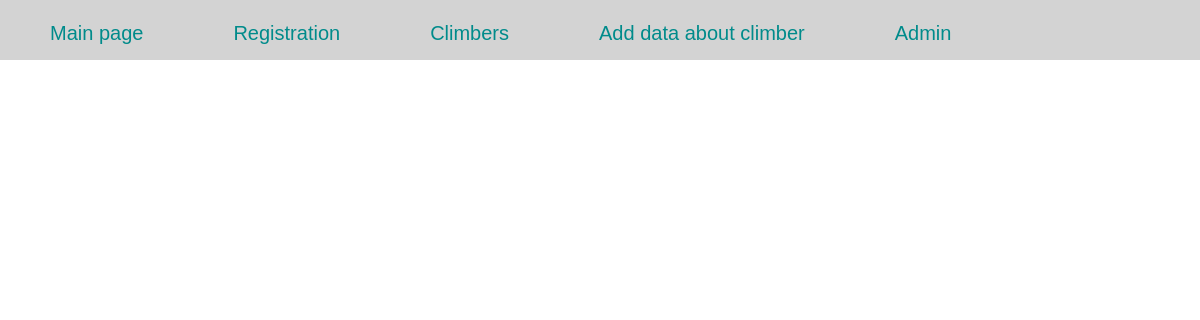
/Attar, run on an earlier commit of the app's database.
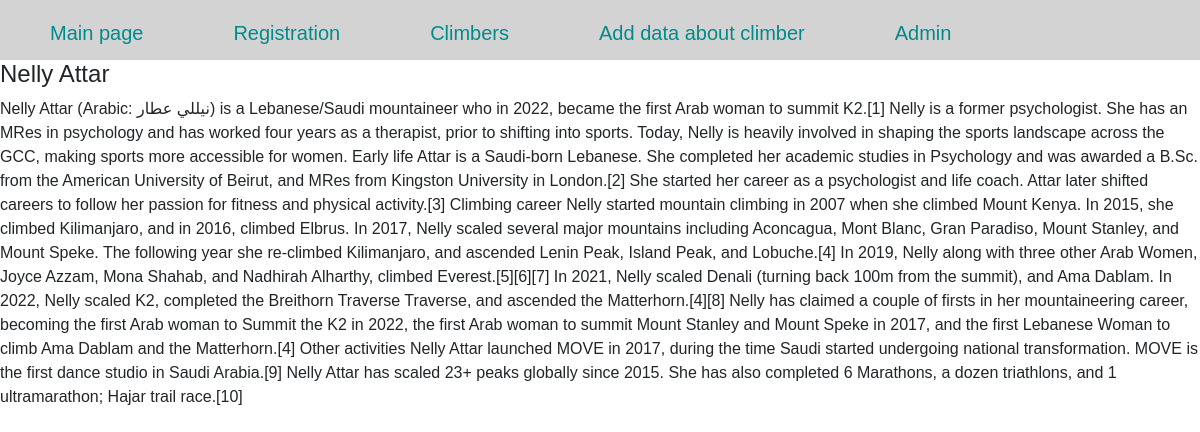
And on a later commit of the database.
### models.py (models this page shows, shortened)
class Mountaineers(db.Model):
    __tablename__ = 'Mountaineers'
    id = db.Column(db.Integer, primary_key=True)
    fname = db.Column(db.String(80), nullable=False)
    lname = db.Column(db.String(80), nullable=False)
    fotoUrl = db.Column(db.Text, nullable=False)
    biography = db.Column(db.Text, nullable=False)
    date = db.Column(db.String(80))

### routes.py (the view)
@app.route("/<string:title>")
def article(title):
    dataMountersDB = Mountaineers.query.all()
    return render_template("article.html", menu=menu, title=title, dataMountersDB=dataMountersDB)

### templates/article.html
{% extends 'base.html' %}
{% block content %}
{{ super() }}
{% for data in dataMountersDB %}
{% if data.lname == title %}
<h4>{{data.fname}} {{data.lname}}</h4>
<p>{{data.biography | safe}}</p>
{% endif %}
{% endfor %}
{% endblock %}

What changed in the data, as far as the page shows it:
now on this page (row edited): Mountaineers: fname "Nelly", lname "Attar", biography "Nelly Attar (Arabic: ‎نيللي عطار) is a Lebanese/Saudi mountaineer who in 2022, became the first Arab woman to summit K2.[1] Nelly is a former psychologist. She has an MRes in psychology and has worked four years as a therapist, prior to shifting into sports. Today, Nelly is heavily involved in shaping the sports landscape across the GCC, making sports more accessible for women. Early life Attar is a Saudi-born Lebanese. She completed her academic studies in Psychology and was awarded a B.Sc. from the American University of Beirut, and MRes from Kingston University in London.[2] She started her career as a psychologist and life coach. Attar later shifted careers to follow her passion for…"
